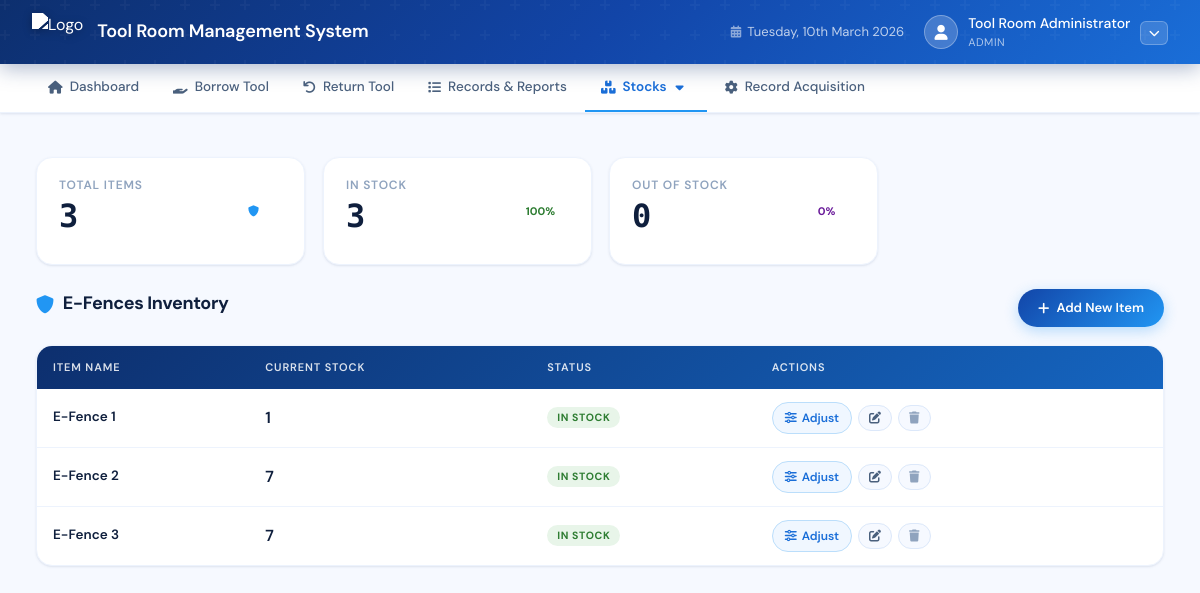
The app's page /sratool/efence.php (signed in) with its own data.
### tables this page shows
CREATE TABLE IF NOT EXISTS `e_fences` (
  `id` int NOT NULL AUTO_INCREMENT,
  `item_name` varchar(255) NOT NULL,
  `quantity` int NOT NULL DEFAULT '0',
  PRIMARY KEY (`id`)
);

### sratool/efence.php (the view, shortened to what this page needs)
<?php
require_once "../config.php";
$items        = $conn->query("SELECT * FROM e_fences ORDER BY item_name ASC");
$total_items  = $conn->query("SELECT COUNT(*) as count FROM e_fences")->fetch_assoc()['count'];
$out_of_stock = $conn->query("SELECT COUNT(*) as count FROM e_fences WHERE quantity = 0")->fetch_assoc()['count'];
$in_stock     = $conn->query("SELECT COUNT(*) as count FROM e_fences WHERE quantity > 0")->fetch_assoc()['count'];
?>
<!DOCTYPE html>
<html lang="en">
<head>
    <link href="https://cdn.jsdelivr.net/npm/bootstrap@5.1.3/dist/css/bootstrap.min.css" rel="stylesheet">
    <link rel="stylesheet" href="https://cdnjs.cloudflare.com/ajax/libs/font-awesome/6.0.0/css/all.min.css">
    <link rel="stylesheet" href="css/consumables.css">
    <link rel="stylesheet" href="css/responsive.css">
</head>
<body>
<?php include 'navigation.php'; ?>
<div class="main-content">
    <div class="stats-row">
        <div class="stat-card">
            <div class="stat-info">
                <h3>Total Items</h3>
                <div class="stat-number"><?php echo $total_items; ?></div>
            </div>
            <div class="stat-circle circle-blue" style="--percent: 100%;">
                <div class="circle-inner">
                    <i class="fas fa-shield-alt"></i>
                </div>
            </div>
        </div>
        <div class="stat-card">
            <div class="stat-info">
                <h3>In Stock</h3>
                <div class="stat-number"><?php echo $in_stock; ?></div>
            </div>
            <div class="stat-circle circle-green" style="--percent: <?php echo $total_items > 0 ? round(($in_stock / $total_items) * 100) : 0; ?>%;">
                <div class="circle-inner">
                    <?php echo $total_items > 0 ? round(($in_stock / $total_items) * 100) : 0; ?>%
                </div>
            </div>
        </div>
        <div class="stat-card">
            <div class="stat-info">
                <h3>Out of Stock</h3>
                <div class="stat-number"><?php echo $out_of_stock; ?></div>
            </div>
            <div class="stat-circle circle-purple" style="--percent: <?php echo $total_items > 0 ? round(($out_of_stock / $total_items) * 100) : 0; ?>%;">
                <div class="circle-inner">
                    <?php echo $total_items > 0 ? round(($out_of_stock / $total_items) * 100) : 0; ?>%
                </div>
            </div>
        </div>
    </div>
    <div class="action-bar">
        <h2><i class="fas fa-shield-alt"></i> E-Fences Inventory</h2>
        <button class="btn-add" onclick="openAddModal()">
            <i class="fas fa-plus"></i> Add New Item
        </button>
    </div>
    <div class="table-container">
        <?php if ($items->num_rows > 0): ?>
            <table class="consumables-table">
                <thead>
                    <tr>
                        <th>Item Name</th>
                        <th>Current Stock</th>
                        <th>Status</th>
                        <th>Actions</th>
                    </tr>
                </thead>
                <tbody>
                    <?php while($row = $items->fetch_assoc()): ?>
                        <tr>
                            <td><strong><?php echo htmlspecialchars($row['item_name']); ?></strong></td>
                            <td><strong style="font-size:16px;"><?php echo $row['quantity']; ?></strong></td>
                            <td>
                                <?php if ($row['quantity'] == 0): ?>
                                    <span class="stock-badge stock-out">Out of Stock</span>
                                <?php else: ?>
                                    <span class="stock-badge stock-good">In Stock</span>
                                <?php endif; ?>
                            </td>
                            <td>
                                <div class="action-buttons">
                                    <button class="btn-action btn-adjust" onclick="openAdjustModal(<?php echo $row['id']; ?>, '<?php echo htmlspecialchars($row['item_name'], ENT_QUOTES); ?>', <?php echo $row['quantity']; ?>)">
                                        <i class="fas fa-sliders-h"></i> Adjust
                                    </button>
                                    <button class="btn-action btn-edit" onclick="openEditModal(<?php echo $row['id']; ?>, '<?php echo htmlspecialchars($row['item_name'], ENT_QUOTES); ?>', <?php echo $row['quantity']; ?>)">
                                        <i class="fas fa-edit"></i>
                                    </button>
                                    <button class="btn-action btn-delete" onclick="deleteItem(<?php echo $row['id']; ?>, '<?php echo htmlspecialchars($row['item_name'], ENT_QUOTES); ?>')">
                                        <i class="fas fa-trash"></i>
                                    </button>
                                </div>
                            </td>
                        </tr>
                    <?php endwhile; ?>
                </tbody>
            </table>
        <?php endif; ?>
    </div>
</div>
</body>
</html>

### sratool/css/consumables.css (style rules this page uses)
.action-bar { display: flex; justify-content: space-between; align-items: center; margin-bottom: 18px; flex-wrap: wrap; gap: 12px; }
.action-bar h2 { font-size: 18px; font-weight: 700; color: var(--text-primary); display: flex; align-items: center; gap: 9px; letter-spacing: -0.02em; }
.action-bar h2 i { color: var(--blue-500); }
.btn-add { background: linear-gradient(135deg, var(--blue-800), var(--blue-500)); color: white; border: none; padding: 9px 20px; border-radius: var(--radius-xl); font-size: 13px; font-weight: 600; font-family: 'DM Sans', sans-serif; cursor: pointer; display: flex; align-items: center; gap: 7px; transition: all 0.2s var(--ease); box-shadow: 0 4px 14px rgba(33,150,243,0.3); }
.table-container { background: var(--surface); border-radius: var(--radius-lg); box-shadow: var(--shadow-sm); border: 1px solid var(--border-light); overflow: hidden; animation: cardIn 0.4s var(--ease-spring) 0.1s both; }
.consumables-table { width: 100%; border-collapse: collapse; font-size: 13.5px; }
.consumables-table thead tr { background: linear-gradient(135deg, var(--blue-900), var(--blue-700, #1565C0)); }
.consumables-table thead th { padding: 13px 16px; text-align: left; font-size: 11px; font-weight: 600; color: rgba(255,255,255,0.85); text-transform: uppercase; letter-spacing: 0.08em; white-space: nowrap; }
.consumables-table tbody tr { border-bottom: 1px solid var(--border-light); transition: background 0.15s; }
.consumables-table tbody tr:last-child { border-bottom: none; }
.consumables-table tbody td { padding: 13px 16px; color: var(--text-primary); vertical-align: middle; }
.consumables-table tbody td strong { font-weight: 600; }
.stock-badge { display: inline-flex; align-items: center; padding: 3px 10px; border-radius: 20px; font-size: 10.5px; font-weight: 700; text-transform: uppercase; letter-spacing: 0.06em; }
.stock-good { background: var(--green-100); color: var(--green-600); }
.action-buttons { display: flex; gap: 6px; align-items: center; flex-wrap: wrap; }
.btn-action { display: inline-flex; align-items: center; gap: 5px; padding: 6px 12px; border-radius: var(--radius-xl); font-size: 12px; font-weight: 600; font-family: 'DM Sans', sans-serif; border: 1.5px solid; cursor: pointer; transition: all 0.2s var(--ease); white-space: nowrap; }
.btn-adjust { background: var(--blue-50); border-color: var(--blue-200); color: var(--blue-600); }
.btn-edit { background: var(--surface-2); border-color: var(--border); color: var(--text-secondary); padding: 6px 10px; }
.btn-delete { background: var(--surface-2); border-color: var(--border); color: var(--text-muted); padding: 6px 10px; }

### sratool/css/responsive.css (style rules this page uses)
*, *::before, *::after { box-sizing: border-box; }
body { overflow-x: hidden; }

### sratool/css/dashboard.css (style rules this page uses)
.main-content { font-family: 'DM Sans', sans-serif; }
.stats-row { display: grid; grid-template-columns: repeat(4, 1fr); gap: 14px; margin-bottom: 14px; }
.stat-card { background: var(--surface); border-radius: 16px; padding: 20px 22px 16px; border: 1px solid var(--border-light); box-shadow: var(--shadow-sm); animation: cardIn 0.4s var(--ease-spring) both; position: relative; overflow: hidden; }
.stat-number { font-size: 38px; font-weight: 800; color: var(--text-primary); letter-spacing: -0.04em; line-height: 1; margin-bottom: 12px; font-family: 'DM Sans', sans-serif; }

### sratool/css/portal.css (style rules this page uses)
:root { --blue-900: #0d2f6e; --blue-800: #1245a8; --blue-600: #1a6ed8; --blue-500: #2196F3; --blue-400: #42a5f5; --blue-100: #e3f2fd; --blue-50: #f0f7ff; --surface: #ffffff; --surface-2: #f6f9ff; --border: #dce8fa; --border-light: #edf3fd; --text-primary: #0f1f3d; --text-secondary: #4a607d; --text-muted: #8fa3be; --shadow-sm: 0 1px 3px rgba(13,47,110,0.08), 0 1px 2px rgba(13,47,110,0.04); --shadow-md: 0 4px 16px rgba(13,47,110,0.10), 0 2px 6px rgba(13,47,110,0.06); --shadow-lg: 0 12px 40px rgba(13,47,110,0.15), 0 4px 12px rgba(13,47,110,0.08); --ease: cubic-bezier(0.4, 0, 0.2, 1); --ease-spring: cubic-bezier(0.34, 1.56, 0.64, 1); }
*, *::before, *::after { margin: 0; padding: 0; box-sizing: border-box; }
body { font-family: 'DM Sans', sans-serif; background: var(--surface-2); min-height: 100vh; color: var(--text-primary); }
.main-content { padding: 44px 36px; width: 100%; max-width: 1800px; margin: 0 auto; animation: pageIn 0.4s var(--ease); }

### records on screen
e_fences: item_name "E-Fence 1", quantity "1", shows "IN STOCK"
e_fences: item_name "E-Fence 2", quantity "7", shows "IN STOCK"
e_fences: item_name "E-Fence 3", quantity "7", shows "IN STOCK"

### other values on screen
$_SESSION['full_name'] "Tool Room Administrator"
$_SESSION['role'] "ADMIN"
$total_items "3"
$in_stock "3"
$out_of_stock "0"
